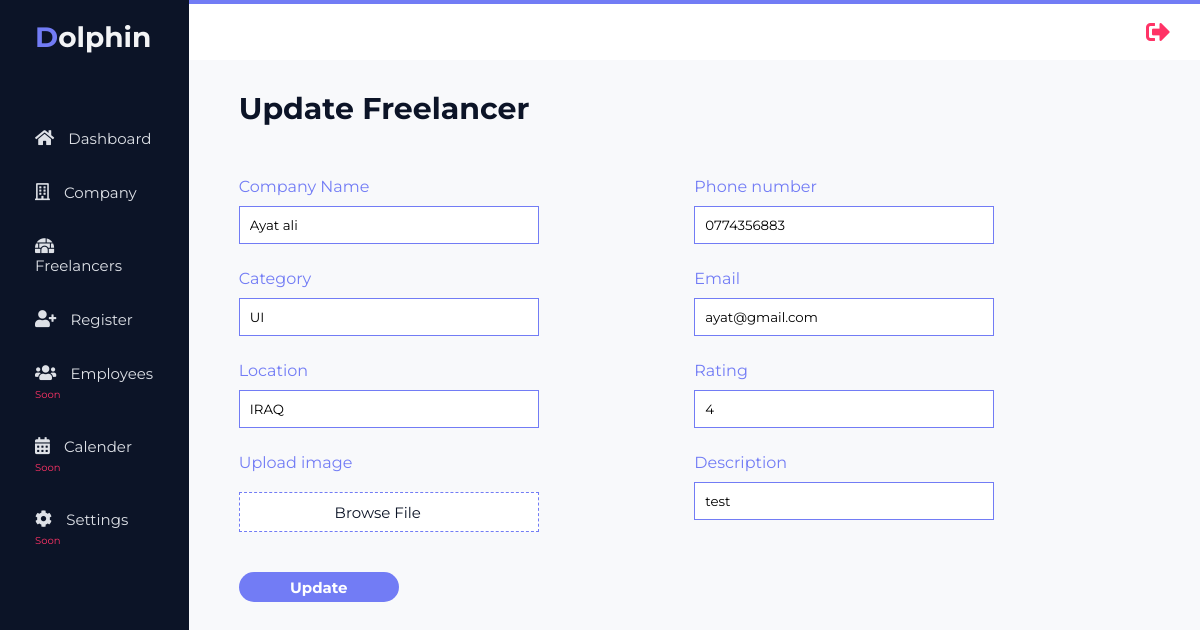
The app's page /editFreelancer/3 (signed in) with its own data.
### app.py (models this page shows, shortened)
class Freelancers(db.Model):
    __tablename__ = 'freelancers'
    id = db.Column(db.Integer, primary_key = True)
    name = db.Column(db.String(255))
    category = db.Column(db.String(255))
    location = db.Column(db.String(255))
    phone = db.Column(db.String(255))
    email = db.Column(db.String(255))
    description = db.Column(db.String(255))
    rating = db.Column(db.String(255))

### app.py (the view)
@app.route('/editFreelancer/<id>', methods = ['GET', 'POST'])
@login_required
def editfreelancer(id):
    freelancerDetails = Freelancers.query.filter_by(id=id).first_or_404()
    return render_template('updatefreelancer.html',freelancerDetails=freelancerDetails)

### app.py (called while the page is built)
@login_manager.user_loader
def load_user(user_id):
    return User.query.get(int(user_id))

### templates/updatefreelancer.html (shortened to what this page needs)
{% extends "layout.html" %}
    {% block head %}
    <link rel="stylesheet" href="../static/css/add-company.css">
    {% endblock %}
    {% block content %}
    <main>
        <div class="main-container">
            <div class="title">
                <h1>Update Freelancer</h1>
            </div>
            <form action="/updateFreelancer/{{freelancerDetails.id}}" method="POST" class="form-section">
                <div class="input-left">
                  <label for="company">Company Name</label>
                  <input name="name" type="text" id="company" value="{{freelancerDetails.name}}" />
                  <label for="category">Category</label>
                    <input name="category" id="category" type="text" value="{{freelancerDetails.category}}">
                    <label for="location">Location</label>
                    <input name = "location" type="text" id="location" placeholder="Iraq, Baghdad" value="{{freelancerDetails.location}}" >
                    <label for="real-file">Upload image</label>
                    <button type="button" id="custom-button">
                        Browse File
                    </button>
                </div>
                <div class="input-right">
                    <label for="phone">Phone number</label>
                    <input name="phone" type="text" id="phone" placeholder="07713522385" value="{{freelancerDetails.phone}}" >
                    <label for="email">Email</label>
                    <input name="email" type="email" id="email" placeholder="ahmed1@gmail.com" value="{{freelancerDetails.email}}" >
                    <label for="rating">Rating</label>
                    <input name="rating" type="text" id="rating" placeholder="1, 2, .. ,5" value="{{freelancerDetails.rating}}">
                    <label for="description">Description</label>
                    <input name="description" id="description" width="80" height="48" placeholder="Lorem Ipsum is simply dummy text of the printin and typesetting industry." value="{{freelancerDetails.description}}">
                  </div>
                  <button type="submit">Update</button>
                </form>
        </div>
    </main>
</div>
{% endblock %}

### static/css/shared-ui.css (style rules this page uses)
:root { --darkBlue: #0C1427; --mainContent: #F8F9FB; --lightPurple: #727CF5; --lightRed: #FF3366; --barsColor: #97A3B9; --yellow: #FBBC06; }
* { padding: 0; margin: 0; box-sizing: border-box; list-style: none; text-decoration: none; font-family: 'Montserrat', sans-serif; }
main { background: var(--mainContent); grid-area: main; overflow-y: auto; }
.main-container .title { margin-bottom: 50px; font-size: 15px; }
.main-container .title h1 { font-size: 30px; color: var(--darkBlue); }
.main-container { padding: 30px 50px; }

### static/css/add-company.css (style rules this page uses)
:root { --darkBlue: #0C1427; --mainContent: #F8F9FB; --lightPurple: #727CF5; --lightRed: #FF3366; --barsColor: #97A3B9; --yellow: #FBBC06; }
.form-section { display: grid; grid-template-columns: 1fr 1fr; }
label { display: block; margin-bottom: 10px; color: var(--lightPurple); }
input { width: 300px; padding: 10px; margin-bottom: 25px; border: 1px solid var(--lightPurple); outline: none; }
button { display: block; width: 160px; height: 30px; border: none; color: #fff; background-color: var(--lightPurple); border-radius: 30px; outline: none; margin: 20px 0; cursor: pointer; font-size: 15px; font-weight: bold; }
#custom-button { border: 1px dashed var(--lightPurple); border-radius: 0; width: 300px; padding: 19px; background-color: #FFF; color: var(--darkBlue); font-weight: normal; display: flex; justify-content: center; align-items: center; }
::placeholder { color: #C0C0C0; opacity: 0.4; }

### records on screen
Freelancers: name "Ayat ali", category "UI", location "IRAQ", phone "0774356883", email "ayat@gmail.com", rating "4", description "test"
